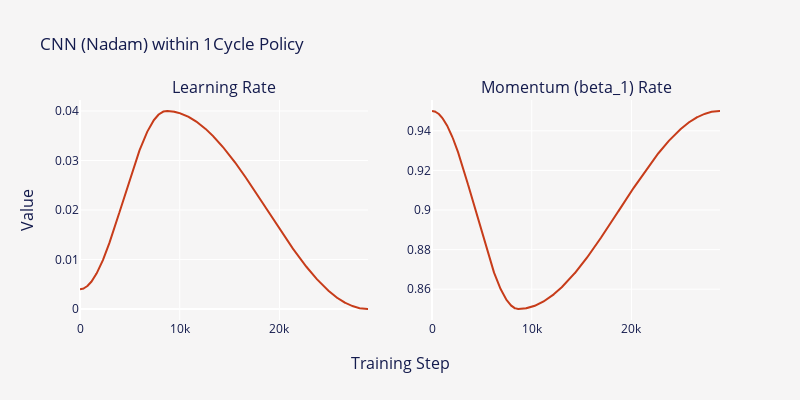

The notebook cell saved with this chart:
### Code cell
one_cycle_rates = pd.DataFrame(
    {
        "Step": range(len(one_cycle_policy.lr_rates)),
        "Learning Rate": one_cycle_policy.lr_rates,
        "Momentum Rate": one_cycle_policy.momentum_rates,
    }
)

fig = make_subplots(
    rows=1,
    cols=2,
    x_title="Training Step",
    y_title="Value",
    subplot_titles=("Learning Rate", "Momentum (beta_1) Rate"),
)

fig.add_trace(
    go.Scatter(
        x=one_cycle_rates["Step"],
        y=one_cycle_rates["Learning Rate"],
        name="Learning Rate",
        line=dict(color="#c73c1a"),
    ),
    row=1,
    col=1,
)

fig.add_trace(
    go.Scatter(
        x=one_cycle_rates["Step"],
        y=one_cycle_rates["Momentum Rate"],
        name="Momentum Rate",
        line=dict(color="#c73c1a"),
    ),
    row=1,
    col=2,
)

fig.update_layout(
    font=dict(color=FONT_COLOR),
    plot_bgcolor=BACKGROUND_COLOR,
    paper_bgcolor=BACKGROUND_COLOR,
    height=400,
    width=800,
    title_text="CNN (Nadam) within 1Cycle Policy",
    showlegend=False,
)

fig.show()

### Figure 1 — Plotly figure (JSON) as saved in the notebook; plotly's stock layout.template omitted (floating-point values rounded to 4 significant figures; data arrays with more than 128 entries replaced by an {"elided": "..."} marker saying what was removed)
{"data": [{"line": {"color": "#c73c1a"}, "name": "Learning Rate", "type": "scatter", "x": {"elided": "28880 int values"}, "xaxis": "x", "y": {"elided": "28880 float values"}, "yaxis": "y"}, {"line": {"color": "#c73c1a"}, "name": "Momentum Rate", "type": "scatter", "x": {"elided": "28880 int values"}, "xaxis": "x2", "y": {"elided": "28880 float values"}, "yaxis": "y2"}], "layout": {"annotations": [{"font": {"size": 16}, "showarrow": false, "text": "Learning Rate", "x": 0.225, "xanchor": "center", "xref": "paper", "y": 1, "yanchor": "bottom", "yref": "paper"}, {"font": {"size": 16}, "showarrow": false, "text": "Momentum (beta_1) Rate", "x": 0.775, "xanchor": "center", "xref": "paper", "y": 1, "yanchor": "bottom", "yref": "paper"}, {"font": {"size": 16}, "showarrow": false, "text": "Training Step", "x": 0.5, "xanchor": "center", "xref": "paper", "y": 0, "yanchor": "top", "yref": "paper", "yshift": -30}, {"font": {"size": 16}, "showarrow": false, "text": "Value", "textangle": -90, "x": 0, "xanchor": "right", "xref": "paper", "xshift": -40, "y": 0.5, "yanchor": "middle", "yref": "paper"}], "font": {"color": "#141B4D"}, "height": 400, "paper_bgcolor": "#F6F5F5", "plot_bgcolor": "#F6F5F5", "showlegend": false, "title": {"text": "CNN (Nadam) within 1Cycle Policy"}, "width": 800, "xaxis": {"anchor": "y", "domain": [0, 0.45]}, "xaxis2": {"anchor": "y2", "domain": [0.55, 1]}, "yaxis": {"anchor": "x", "domain": [0, 1]}, "yaxis2": {"anchor": "x2", "domain": [0, 1]}}}
